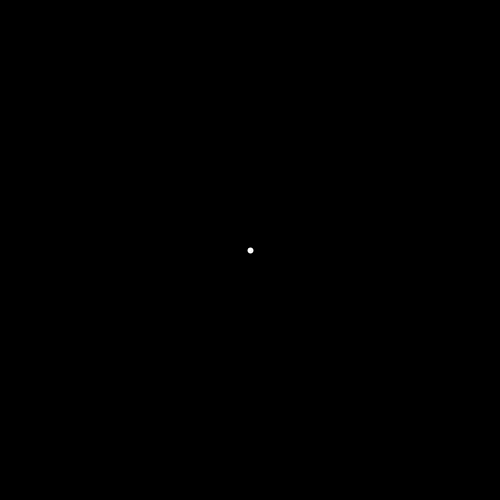
Frame 1 (no input)
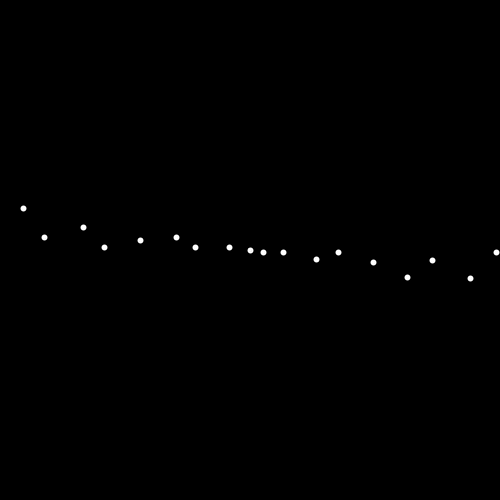
Frame 60 (the mouse pressed at the canvas centre just before this capture)
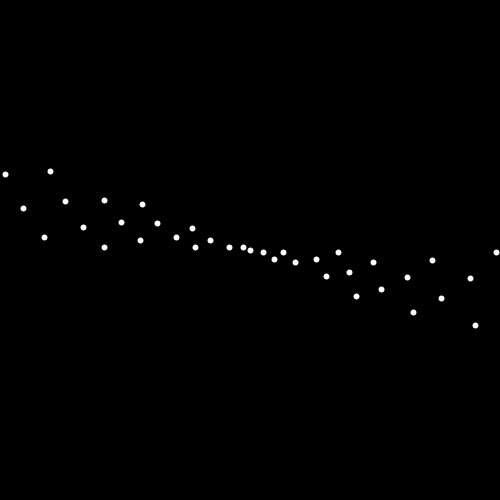
Frame 120 (the mouse held since frame 60 and released just before this capture)

The Processing sketch that drew these frames (run headless with seeded random() and noise(); from frame 60 on, the mouse is pressed at the canvas centre):

// Processing sketch: tanDots
// ── tanDots.pde
void setup(){
  size(500,500);
  background(0);
  fill(255);
  stroke(255);
  strokeWeight(2);
  
  
  //float theta = 0;
  //float r = 50;
  //translate(width/2, height/2);
  //for(theta=0; theta<360; theta++){
  //  r = 500 * tan(2*theta*(PI/180));
  //  float x = r * cos(theta*(PI/180)); 
  //  float y = r * sin(theta*(PI/180));
  //  //line(0,0,x,y);
  //  circle(x,y,4);
  //}
  
  frameRate(60);
}

float theta = 0;
float r = 0;

void draw(){
  translate(width/2, height/2);
  r = 500 * tan(6*theta);
  float x = r * cos(theta*(PI/180)); 
  float y = r * sin(theta*(PI/180));
  //line(0,0,x,y);
  circle(x,y,4);
  theta += .2; // PI is tangetnFillingUP --> .2
  
  println(x + ", " + y + "\t\t" + theta);
}
